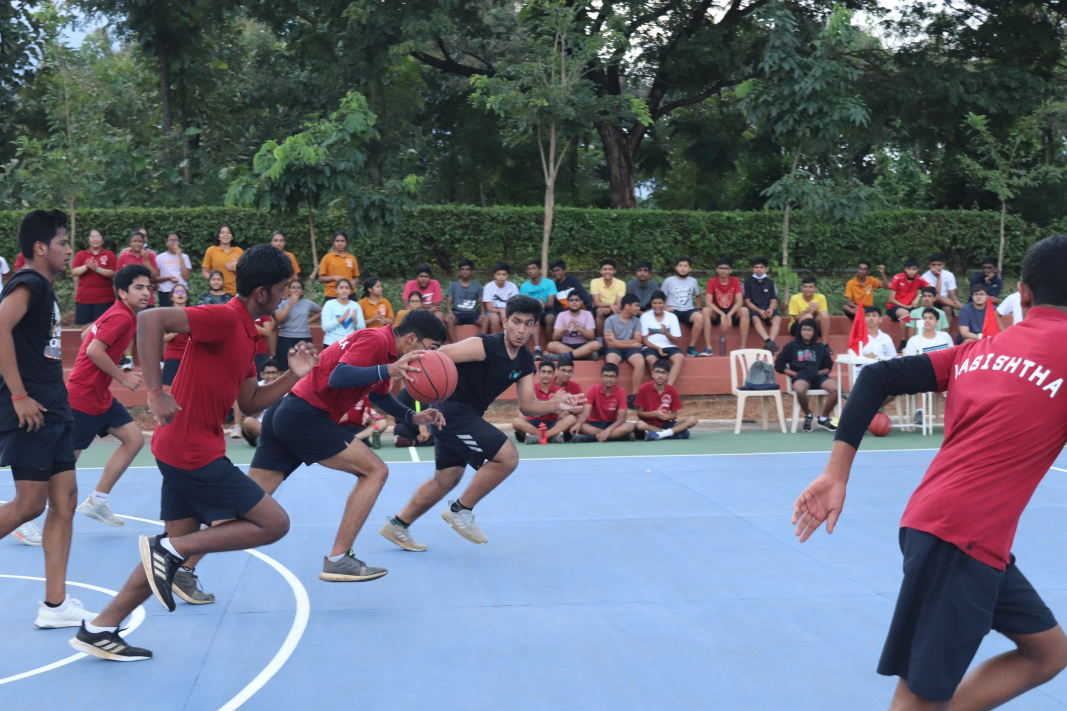
#> input picture assets/source/IMG_0612.JPG, 3200 x 2133 px (shown at 1/3 size)
$ python -i make-houses.py   (imports and definitions only)
#> lines starting #> are read from the running program, lines starting #| are printed output that depends on the picture
#> further down, picture is the input picture: PIL image 3200x2133 RGB; mean R, G, B 103, 106.8, 118.5
#!/usr/bin/env python3
"""Cut the Houses page's photographs from the source library.

    python3 tools/make-houses.py

Same shape as tools/make-photos.py — every crop, size and focal point is
recorded here rather than remembered — but with one deliberate difference,
and it is the whole reason this page has its own cutter.

make-photos grades towards the site's purple at KEEP_COLOUR 0.72. On this
page the colour IS the content: a reader has to be able to tell the red house
from the green one in a photograph, and a wash that pulls every frame towards
one hue is the one thing that must not happen here. So this file keeps 0.92 of
the original colour and lays on almost no wash. The frames still sit in the
same family as the rest of the site — the tonal lift is identical — but a
Vasishtha jersey stays Vasishtha red.

The choices below are also evidence. The source photographs show house names
on garments, establishing the colours recorded in tools/houses.py. Three hero
crops retain readable names. The green source frame shows partial WAMITRA
lettering on another student; its crop instead focuses on the classroom
activity, so the page does not claim that the cropped shirt bears a name.
"""

import os
import sys

from PIL import Image, ImageEnhance, ImageOps

ROOT = os.path.dirname(os.path.dirname(os.path.abspath(__file__)))
SRC = os.path.join(ROOT, "assets/source")
OUT = os.path.join(ROOT, "assets/img/houses")

SHADOW = (36, 26, 56)
HIGHLIGHT = (240, 229, 212)
KEEP_COLOUR = 0.92        # see the note above: the house colours are the content
WASH = (32, 23, 44)
WASH_ALPHA = 0.03

# name, source, (w, h), focal point (x, y) in 0..1, region of the original
#
# The fifth column is what make-photos.py does not have and this page needs.
# A focal point can only move a crop along the axis the target shape leaves
# spare, so on a frame already the right shape it does nothing at all: four
# of the photographs below are wanted as a detail of a wide frame — one player
# in a match of eleven, one sash in a line of thirty — and a focal point
# cannot reach them. The region (x0, y0, x1, y1) in 0..1 is taken out of the
# original first, and the focal point then works inside it.
#
# None of the regions upscales by more than about a tenth: these originals
# are 3200px and larger, so a third of one frame is still wider than the
# 1600px it is being cut to.
PHOTOS = [
    # ---- the opening frame -------------------------------------------------
    # Four 4:5 portraits, one per zone. The source frames document their
    # colours; the green portrait crop omits the lettering in its source frame.
    #
    # These four are the only photographs on this page that a visitor waits
    # for — they are the fold, and nothing else on the page loads until it is
    # scrolled to. So they are the only ones cut twice. On a phone the zones
    # stack at 375px and a 900px rendition is two and a half times the size
    # it is drawn at, which on a hundred-acre school's mobile data is half a
    # megabyte of nothing; the 500px pair below carry the phone and cost about
    # a tenth of it. The <img> lists both in a srcset and the browser picks.
    #
    # tools/check-links.py did not read srcset attributes before this page
    # existed, so these four would have been reported as orphans. It reads
    # them now.
    ("hero-vasishtha.jpg",   "IMG_0612.JPG",            (900, 1125), (0.84, 0.56), None),
    ("hero-vasishtha-500.jpg", "IMG_0612.JPG",          (500,  625), (0.84, 0.56), None),
    # The yellow sashes are in the left eighth of a wide frame of the whole
    # line, so the region is that eighth. It is also cropped off the name
    # badges further down the line, which are legible in the original.
    ("hero-valmiki.jpg",     "IMG_8229.JPG",            (900, 1125), (0.32, 0.45),
     (0.00, 0.18, 0.28, 1.00)),
    ("hero-valmiki-500.jpg", "IMG_8229.JPG",            (500,  625), (0.32, 0.45),
     (0.00, 0.18, 0.28, 1.00)),
    ("hero-vishwamitra.jpg", "IMG_20260709_181900.jpg", (900, 1125), (0.62, 0.44), None),
    ("hero-vishwamitra-500.jpg", "IMG_20260709_181900.jpg", (500, 625), (0.62, 0.44), None),
    # The narrowest region here, and the only one that upscales at all: the
    # blue shirt is a fifth of the width of a frame whose right-hand third is
    # the red house. Widening it to avoid the upscale puts Vasishtha in
    # Vyasa's zone, which is the one thing the opening frame must not do.
    ("hero-vyasa.jpg",       "IMG_0851.JPG",            (900, 1125), (0.50, 0.30),
     (0.505, 0.12, 0.745, 0.98)),
    ("hero-vyasa-500.jpg",   "IMG_0851.JPG",            (500,  625), (0.50, 0.30),
     (0.505, 0.12, 0.745, 0.98)),

    # ---- the four chapters -------------------------------------------------
    # 16:9, one per house. Valmiki and Vishwamitra are two crops of one
    # frame, and that is not a repetition dressed up: it is one inter-house
    # football match, and the two regions below are its two halves — the
    # amber house on the ball, and the green house covering across. Two
    # houses, two subjects, two photographs.
    ("ch-vasishtha.jpg",   "IMG_1405.JPG",            (1600, 900), (0.50, 0.46), None),
    ("ch-valmiki.jpg",     "IMG_3051.JPG",            (1600, 900), (0.50, 0.45),
     (0.10, 0.12, 0.66, 0.78)),
    ("ch-vishwamitra.jpg", "IMG_3051.JPG",            (1600, 900), (0.55, 0.42),
     (0.55, 0.08, 1.00, 0.82)),
    ("ch-vyasa.jpg",       "IMG_20260709_181712.jpg", (1600, 900), (0.42, 0.52), None),

    # ---- the march ---------------------------------------------------------
    # The horizontal sequence. 3:2, four frames, in the order they pass: the
    # colour party, the ranks behind it, the dais, and the lap afterwards.
    ("march-01.jpg", "2.JPG",          (1200, 800), (0.50, 0.52), None),
    ("march-02.jpg", "DSC_0059.JPG",   (1200, 800), (0.46, 0.55), None),
    ("march-03.jpg", "0C9A2196.JPG",   (1200, 800), (0.58, 0.48), None),
    ("march-04.jpg", "0C9A0742.JPG",   (1200, 800), (0.52, 0.40), None),

    # ---- the competition ---------------------------------------------------
    # A house quiz with the house cards standing on the tables. The one
    # photograph in the library of the houses competing at a desk rather
    # than on a field.
    ("comp-quiz.jpg", "IMG_9084.JPG",  (1400, 788), (0.55, 0.42),
     (0.18, 0.18, 0.78, 0.95)),

    # ---- sport -------------------------------------------------------------
    # One frame per sport. The first is the page's best single photograph:
    # one tennis session with three of the four houses waiting to return in
    # their own colours, which is the whole argument of this page in one
    # frame.
    ("sport-tennis.jpg",    "IMG_0851.JPG",  (1600, 900), (0.50, 0.32),
     (0.48, 0.10, 1.00, 1.00)),
    ("sport-athletics.jpg", "HARI5531.JPG",  (1000, 1250), (0.50, 0.42), None),
    # The medals themselves, and not the two swimmers beside them: their
    # certificates carry their names at a size this crop does not publish.
    ("sport-medals.jpg",    "0G8A3883.JPG",  (1000, 750), (0.72, 0.50),
     (0.70, 0.40, 1.00, 0.85)),

    # ---- culture -----------------------------------------------------------
    # The evening pyramid, with the school ringed round it in house colours.
    ("culture-night.jpg", "IMG_9879.JPG", (1600, 900), (0.46, 0.50), None),

    # ---- the reunion -------------------------------------------------------
    # The whole school drawn up in ranks on the field, which is the four
    # houses assembled and is the only photograph here that is. It is cut
    # wider and shallower than why-cirs.html's founding.jpg from the same
    # original, because this one is a closing band rather than a panel.
    ("reunion.jpg", "1.JPG", (2000, 900), (0.50, 0.54), None),
]


def grade(im):
    grey = ImageEnhance.Contrast(im.convert("L")).enhance(1.05)
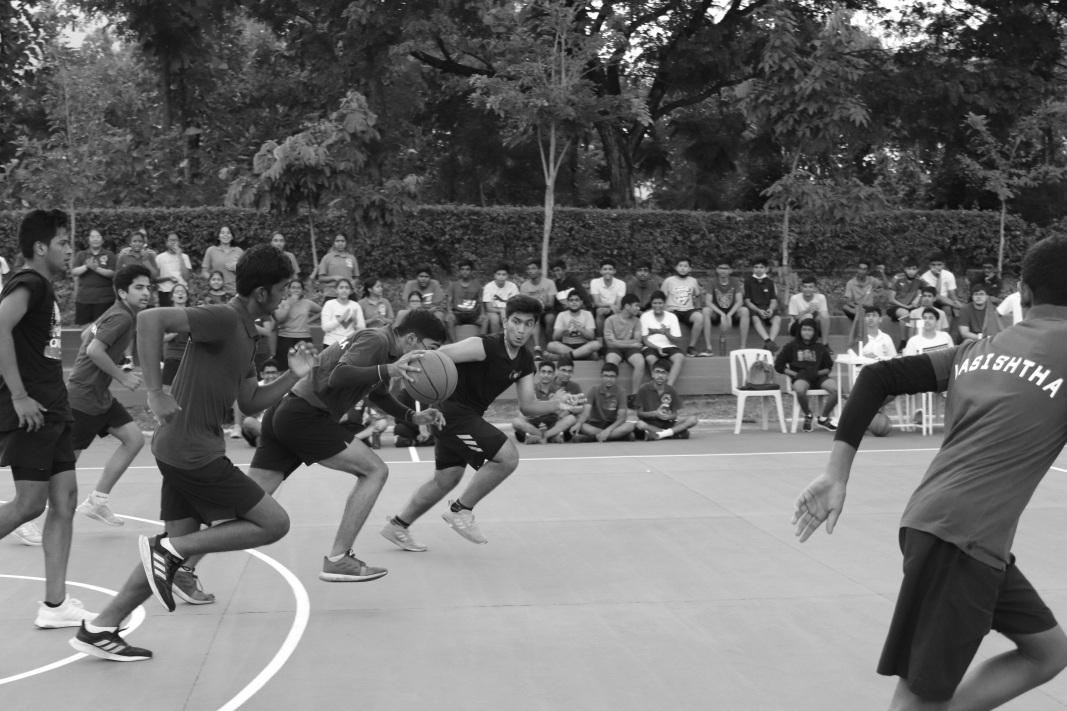
#> grey: PIL image 3200x2133 L (shown at 1/3 size); min 0, max 255, mean 106.5
    ramp = []
    for ch in range(3):
        lo, hi = SHADOW[ch], HIGHLIGHT[ch]
        ramp += [int(lo + (hi - lo) * (i / 255)) for i in range(256)]
    toned = Image.blend(grey.convert("RGB").point(ramp), im, KEEP_COLOUR)
    return Image.blend(toned, Image.new("RGB", im.size, WASH), WASH_ALPHA)


def cover(im, w, h, focal):
    """Fill w x h, keeping the focal point in frame rather than the centre."""
    scale = max(w / im.width, h / im.height)
    im = im.resize((max(w, round(im.width * scale)), max(h, round(im.height * scale))),
                   Image.LANCZOS)
    fx, fy = focal
    x = min(max(round(im.width * fx - w / 2), 0), im.width - w)
    y = min(max(round(im.height * fy - h / 2), 0), im.height - h)
    return im.crop((x, y, x + w, y + h))


def region(im, box):
    """The part of the original a crop is taken out of, in 0..1 coordinates."""
    if not box:
        return im
    x0, y0, x1, y1 = box
    return im.crop((round(im.width * x0), round(im.height * y0),
                    round(im.width * x1), round(im.height * y1)))


def main():
    missing = [s for _, s, _, _, _ in PHOTOS if not os.path.exists(os.path.join(SRC, s))]
    if missing:
        sys.exit("make-houses: not in assets/source/ — " + ", ".join(sorted(set(missing))))
    os.makedirs(OUT, exist_ok=True)
    total = 0
    for name, source, (w, h), focal, box in PHOTOS:
        im = ImageOps.exif_transpose(Image.open(os.path.join(SRC, source))).convert("RGB")
        cut = grade(cover(region(im, box), w, h, focal))
        out = os.path.join(OUT, name)
        cut.save(out, "JPEG", quality=82, optimize=True, progressive=True)
        kb = os.path.getsize(out) // 1024
        total += kb
        print(f"  {name:<22} {w}x{h:<5} {kb:>4} KB   <- {source}")
    print(f"  {len(PHOTOS)} photographs, {total} KB")


# Current photographic page: originals, natural colour and reproducible crops.
EDITORIAL_PHOTOS = [
    ('identity-vasishtha.jpg', 'houses-zip/IMG_3868.JPG', (1440,2016), (.48,.48), None),
    ('identity-valmiki.jpg', 'houses-zip/IMG_4057.JPG', (1440,2016), (.48,.5), None),
    ('identity-vishwamitra.jpg', 'houses-zip/IMG_3956.JPG', (1440,2016), (.52,.48), None),
    ('identity-vyasa.jpg', 'houses-zip/IMG_2516.JPG', (1440,2016), (.47,.5), None),
    ('spread-vasishtha.jpg', 'houses-supplied/IMG_0618.JPG', (1600,1100), (.55,.52), None),
    ('spread-valmiki.jpg', 'houses-zip/IMG_3357.JPG', (1600,1100), (.5,.5), None),
    ('spread-vishwamitra.jpg', 'houses-zip/IMG_3562.JPG', (1600,1100), (.5,.5), None),
    ('spread-vyasa.jpg', 'houses-zip/IMG_3905.JPG', (1600,1100), (.5,.5), None),
    ('gallery-vasishtha.jpg', 'houses-zip/IMG_3491.JPG', (1600,1100), (.5,.5), None),
    ('gallery-valmiki.jpg', 'houses-zip/IMG_4059.JPG', (1600,1100), (.5,.5), None),
    ('gallery-vishwamitra.jpg', 'houses-zip/IMG_2720.JPG', (1600,2000), (.5,.60), None),
    ('gallery-vyasa.jpg', 'houses-zip/IMG_3850.JPG', (1600,1100), (.5,.5), None),
    ('march-formation.jpg', 'DSC_0059.JPG', (1600,1100), (.5,.48), None),
    ('march-procession.jpg', 'IMG_0195.JPG', (1600,1100), (.5,.48), None),
]
# [9 lines not run here, left out]


def make_editorial():
    for name,source,(w,h),focal,box in EDITORIAL_PHOTOS:
        im = ImageOps.exif_transpose(Image.open(os.path.join(SRC,source))).convert('RGB')
        cut = cover(region(im,box),w,h,focal)
        cut.save(os.path.join(OUT,name),'JPEG',quality=86,optimize=True,progressive=True)
        print(name, w, h)


# [6 lines not run here, left out]

>>> from PIL import Image
>>> picture = Image.open('../assets/source/IMG_0612.JPG')
>>> result = grade(picture)

$ run again, on assets/source/IMG_1256.JPG
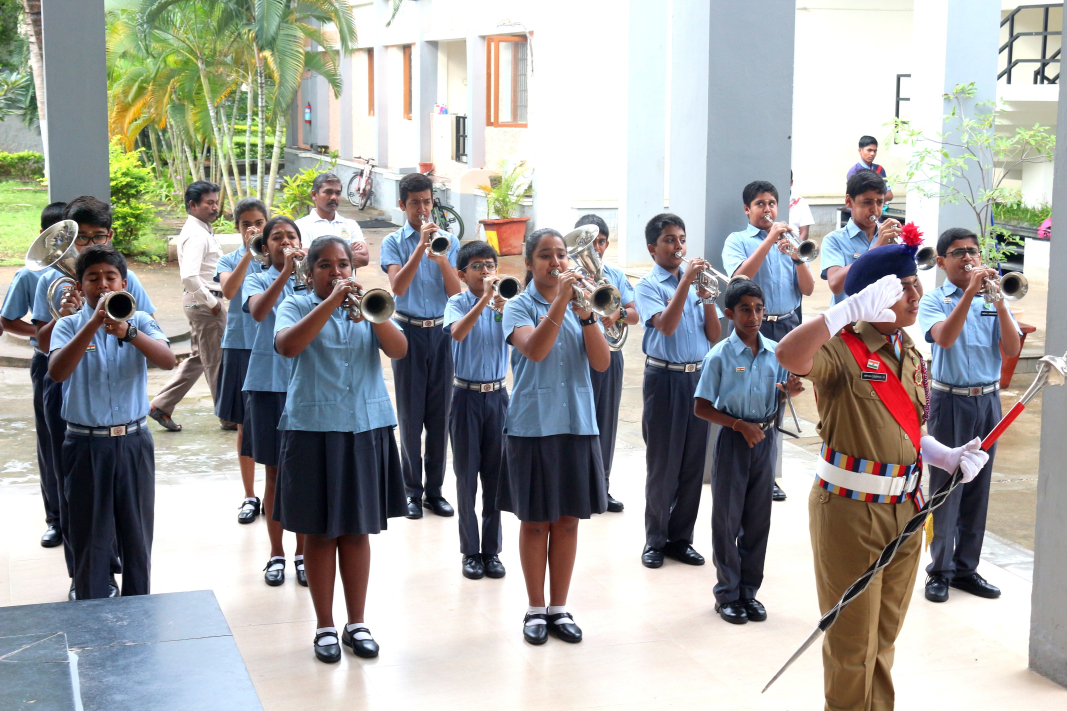
#> input picture assets/source/IMG_1256.JPG, 3200 x 2133 px (shown at 1/3 size)
#> picture is the input picture: PIL image 3200x2133 RGB; mean R, G, B 163.7, 163.8, 161.4
#> in grade, `grey = ImageEnhance.Contrast(im.convert("L")).enhance(1.05)`:
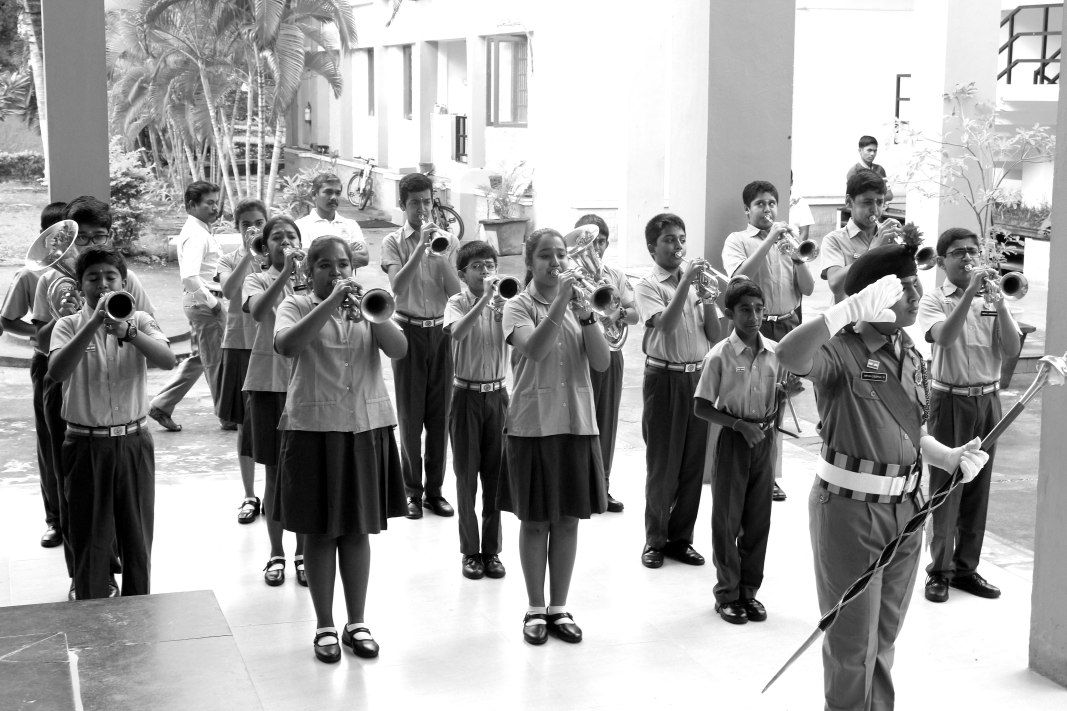
#> grey: PIL image 3200x2133 L (shown at 1/3 size); min 0, max 255, mean 162.4

$ run again, on assets/source/IMG_1438.JPG
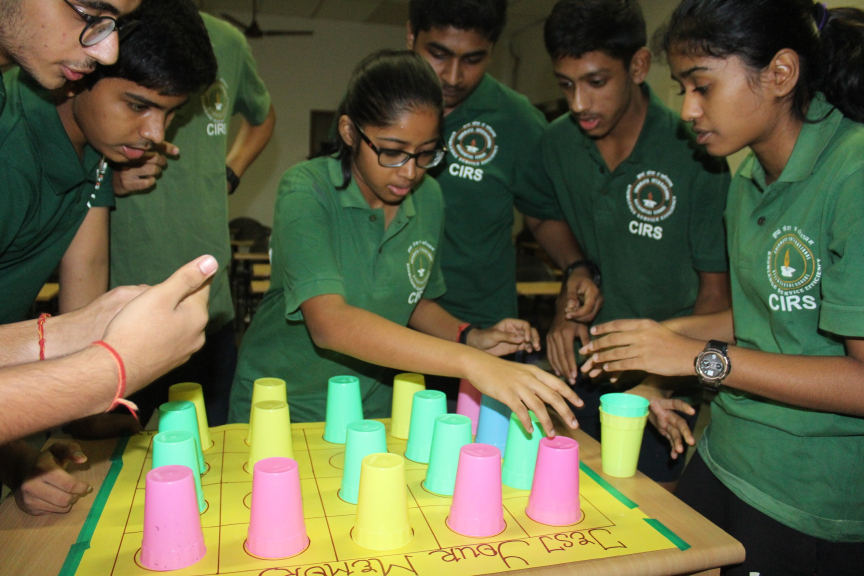
#> input picture assets/source/IMG_1438.JPG, 2592 x 1728 px (shown at 1/3 size)
#> picture is the input picture: PIL image 2592x1728 RGB; mean R, G, B 97.9, 99.5, 68.5
#> in grade, `grey = ImageEnhance.Contrast(im.convert("L")).enhance(1.05)`:
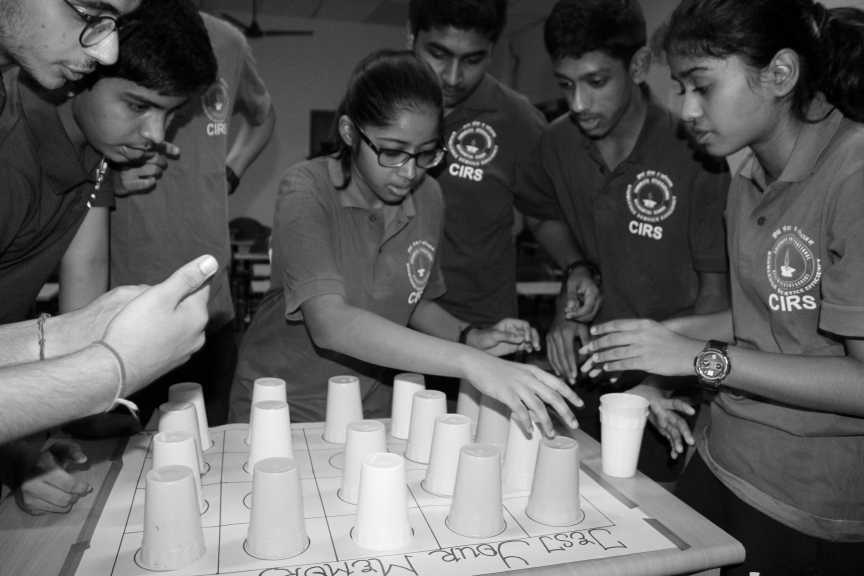
#> grey: PIL image 2592x1728 L (shown at 1/3 size); min 0, max 255, mean 95

$ run again, on assets/source/IMG_1625.JPG
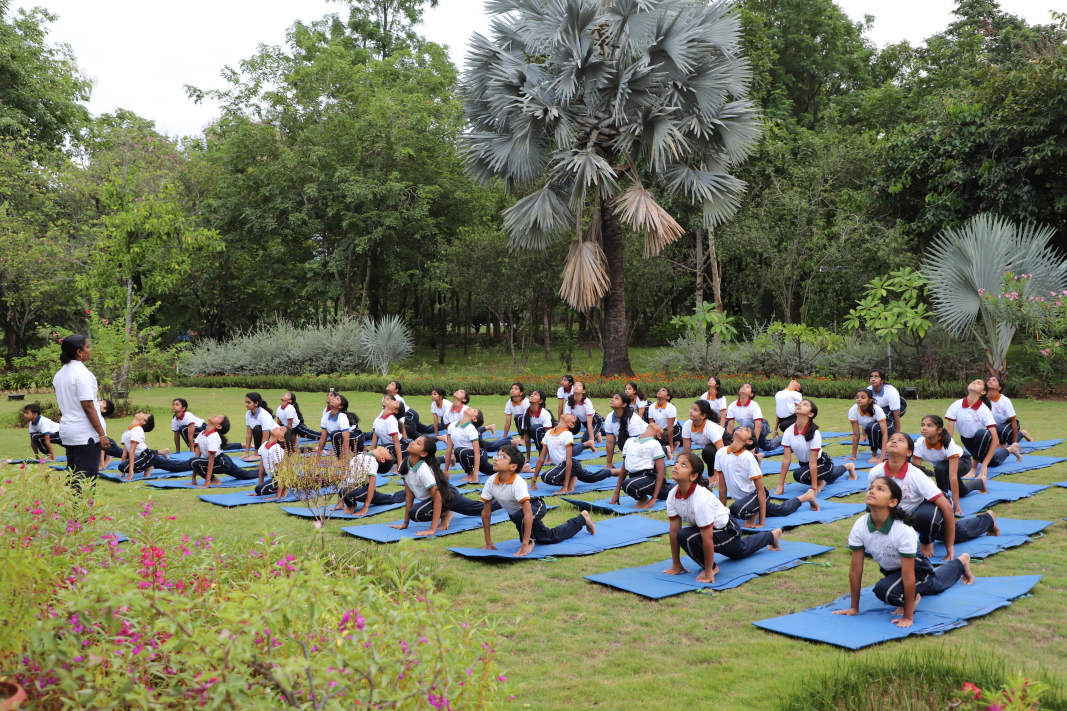
#> input picture assets/source/IMG_1625.JPG, 3200 x 2133 px (shown at 1/3 size)
#> picture is the input picture: PIL image 3200x2133 RGB; mean R, G, B 115.7, 120.3, 94.7
#> in grade, `grey = ImageEnhance.Contrast(im.convert("L")).enhance(1.05)`:
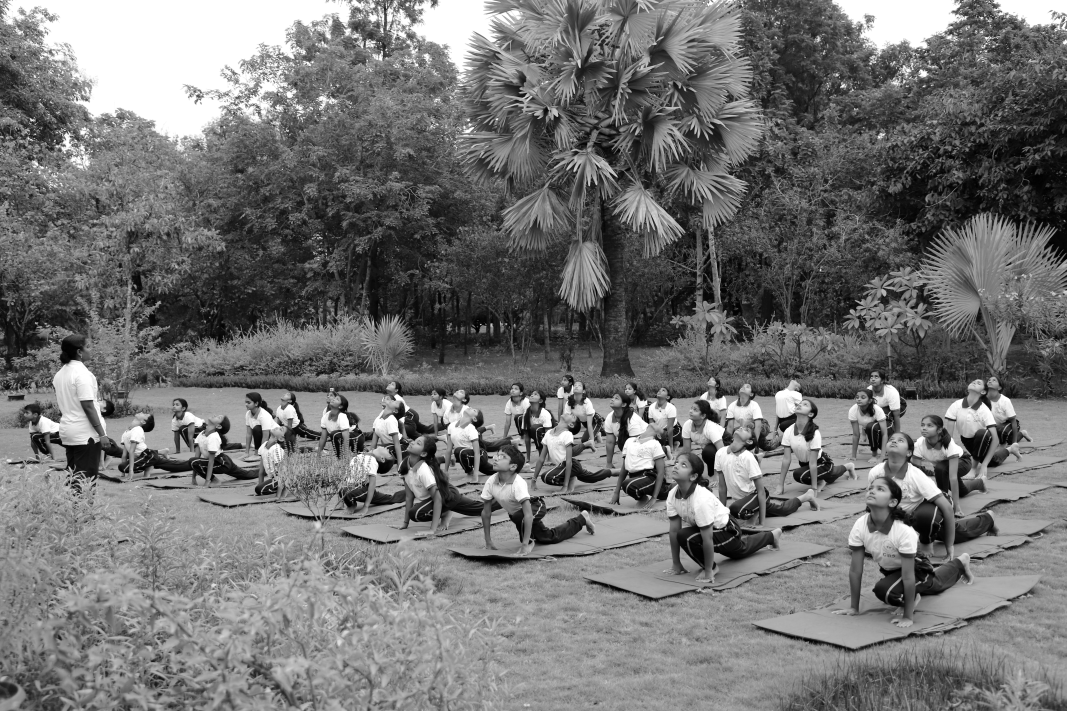
#> grey: PIL image 3200x2133 L (shown at 1/3 size); min 0, max 255, mean 115.3
